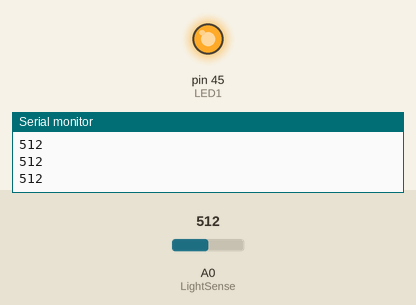
Bench run of a sketch on a simulated Arduino Mega 2560, built with avr-gcc and run on an emulated ATmega2560. Shown: output pins drawn as LEDs (lit = HIGH), the last lines printed to the serial monitor. The test bench sets the inputs (shaded band); at power-on: A0 (LightSense) = 512.

Above: at 1.2 s.
1.3 s: A0 (LightSense) set to 489
At 2.2 s:
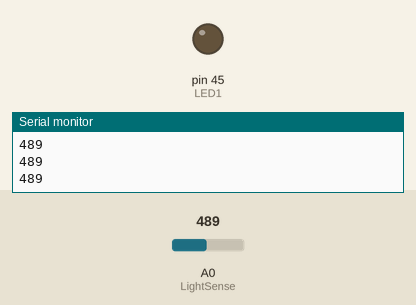
2.8 s: A0 (LightSense) set to 510
At 3.4 s:
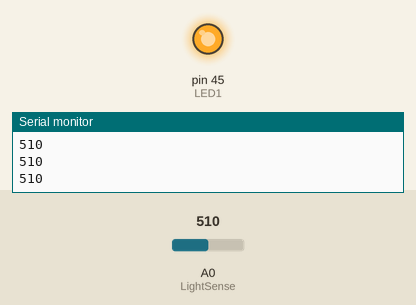
4.3 s: A0 (LightSense) set to 490
At 5.7 s:
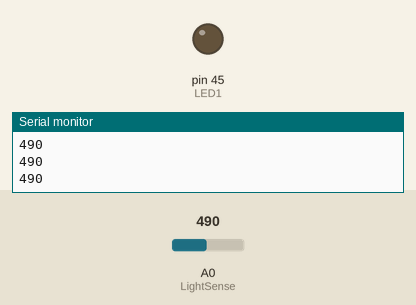
Timing chart, 0 to 7.3 s (numbered marks = the images above; inputs shaded):
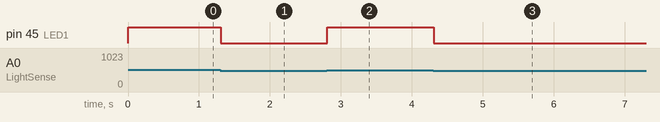

Measured:
- the behaviour switches between 501 and 500 on A0 (LightSense) (found by bisection; images 0 and 1)
- after the input at 1.3 s, pin 45 (LED1): HIGH → LOW at once
- after the input at 2.8 s, pin 45 (LED1): LOW → HIGH at once
- after the input at 4.3 s, pin 45 (LED1): HIGH → LOW at once

The sketch:

Knex_Car.ino
```cpp
#define LED1 45
#define LightSense A0

void setup()
{
  Serial.begin(9600);
  pinMode(LED1, OUTPUT);
  //pinMode(LED2, OUTPUT);
}

void loop()
{
  int LightReading = analogRead(LightSense);
  Serial.println(LightReading);
  if (LightReading > 500)
  {
    digitalWrite(LED1, HIGH);
  }else{
    digitalWrite(LED1, LOW);
  }
}
```
